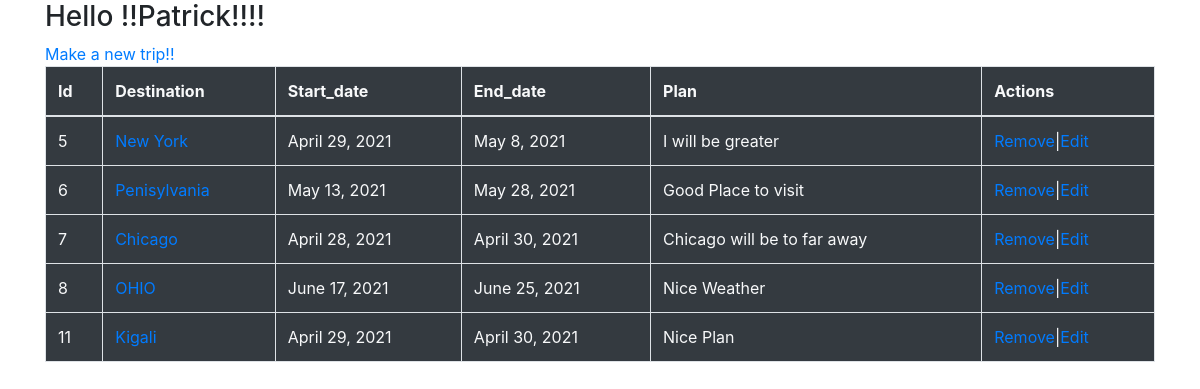
Screenshot of /exam/ (signed in) with the database file from the repository.
### login_app/models.py (models this page shows)
class User(models.Model):
    first_name = models.CharField(max_length=45)
    last_name = models.CharField(max_length=45)
    email = models.CharField(max_length=255,unique=True)
    password = models.CharField(max_length=60)
    created_at = models.DateTimeField(auto_now_add=True)
    updated_at = models.DateTimeField(auto_now=True)
    objects = UserManager()

### exercice_app/models.py (models this page shows)
class Trip(models.Model):
    destination= models.CharField(max_length=100)
    start_date = models.DateField()
    end_date = models.DateField()
    plan= models.TextField(max_length=500)
    user= models.ForeignKey(User,related_name="trips",on_delete=models.CASCADE)
    created_at=models.DateTimeField(auto_now_add=True)
    updated_at=models.DateTimeField(auto_now=True)
    objects=TripManager()

### exercice_app/views.py (the view)
# urls.py: path("",views.index),
def index(request):
    context={
        "trips":Trip.objects.filter(user = User.objects.get(id = request.session['id']))
    }
    return render(request,"exam.html",context)

### exercice_app/templates/exam.html (shortened to what this page needs)
<!DOCTYPE html>
<html lang="en">
<head>
    <link rel="stylesheet" href="https://stackpath.bootstrapcdn.com/bootstrap/4.3.1/css/bootstrap.min.css">
</head>
<body>
    <div class="container">
        <h3> Hello !!{{request.session.first_name}}!!!! </h3><a href="/exam/trips/new">Make a new trip!!</a></h3>
    <table class="table table-bordered bg-dark text-light">
        <thead>
            <tr>
                <th>Id</th>
                <th>Destination</th>
                <th>Start_date</th>
                <th>End_date</th>
                <th>Plan</th>
                <th>Actions</th>
            </tr>
        </thead>
        <tbody>
            {% for trip in trips %}
            <tr>
                <td>{{trip.id}}</td>
                <td><a href="/exam/trips/{{trip.id}}/views">{{trip.destination}}</a></td>
                <td>{{trip.start_date}}</td>
                <td>{{trip.end_date}}</td>
                <td>{{trip.plan}}</td>
                <td><a href="/exam/trips/{{trip.id}}/delete">Remove</a>|<a href="/exam/trips/{{trip.id}}/edit">Edit</a></td>
            </tr>
            {% endfor %}
        </tbody>
    </table>
    </div>
</body>
</html>

### rows the page displays
User: session.first_name "Patrick"
Trip: id "5", destination "New York", start_date "April 29, 2021", end_date "May 8, 2021", plan "I will be greater"
Trip: id "6", destination "Penisylvania", start_date "May 13, 2021", end_date "May 28, 2021", plan "Good Place to visit"
Trip: id "7", destination "Chicago", start_date "April 28, 2021", end_date "April 30, 2021", plan "Chicago will be to far away"
Trip: id "8", destination "OHIO", start_date "June 17, 2021", end_date "June 25, 2021", plan "Nice Weather"
Trip: id "11", destination "Kigali", start_date "April 29, 2021", end_date "April 30, 2021", plan "Nice Plan"
